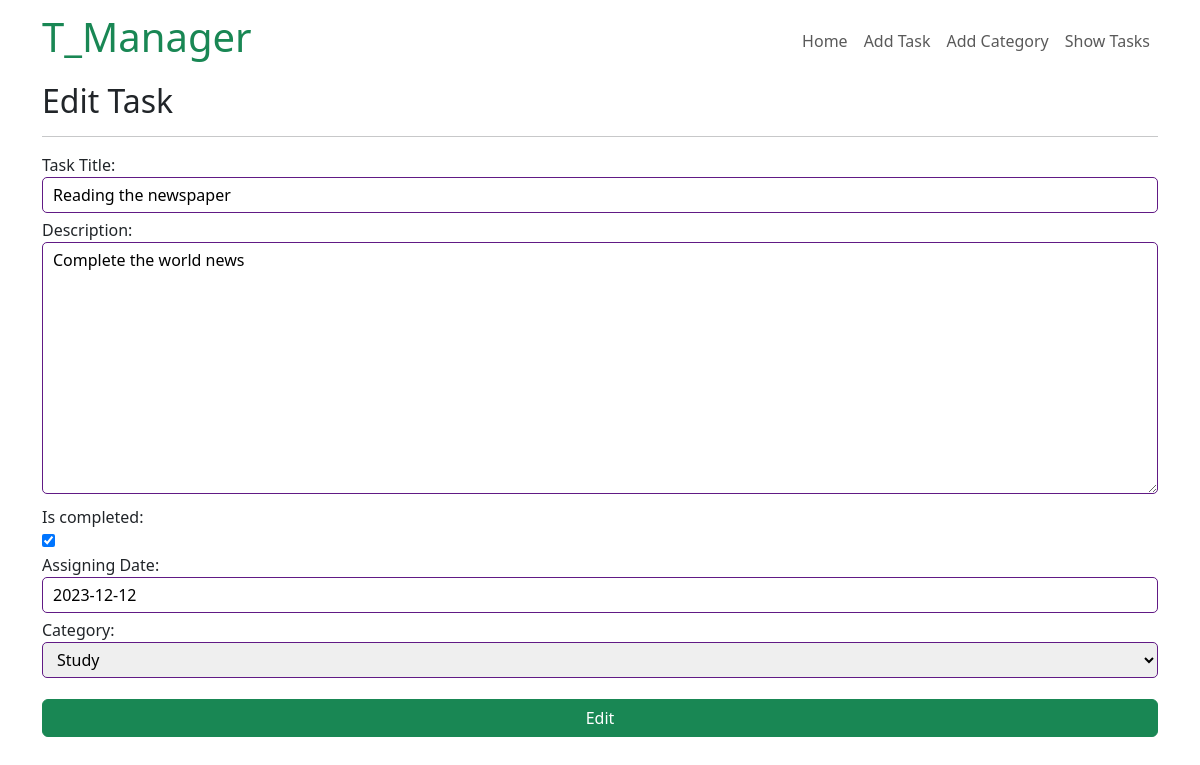
Screenshot of /task/edit/1 with the database file from the repository.
### Task/models.py (models this page shows, shortened)
class TaskModel(models.Model):
    taskTitle = models.CharField(max_length=50, verbose_name='Task Title')
    taskDescription = models.TextField(verbose_name='Description')
    is_completed = models.BooleanField(default=False)
    TaskAssignDate = models.DateField(default=date.today, verbose_name='Assigning Date')
    category = models.ForeignKey(Category, on_delete=models.CASCADE)

### Task/views.py (the view)
# urls.py: path('edit/<int:id>', edit_task, name='edit-task'),
def edit_task(request, id):
    task = TaskModel.objects.get(pk=id)
    if request.method == 'POST':
        form = Task_Form(request.POST, instance=task)
        if form.is_valid():
            form.save()
            return redirect('taskmenu')
    else:
        form = Task_Form(instance=task)
    return render(request, 'task/edit-task.html', {'form': form})

### Task/forms.py
class Task_Form(forms.ModelForm):
    class Meta:
        model = TaskModel
        fields = '__all__'

### Category/models.py (called while the page is built)
    def __str__(self):
        return self.categoryName

### Task/templates/task/edit-task.html (shortened to what this page needs)
{% extends 'base.html' %}
{% block contents %}
<h2>Edit Task</h2>
<hr>
<form method="POST">
    {{form}}
    <button class="btn btn-success mt-3 w-100">Edit</button>
</form>
{% endblock %}

### templates/base.html (style rules this page uses)
label { display: block; }
input[type='text'], input[type='date'], input[type='number'], input[type='email'], textarea, select { width: 100%; border-radius: 5px; padding: 5px 10px; border: 1px solid rgb(97, 26, 133); margin-bottom: 5px; }

### rows the page displays
TaskModel: taskTitle "Reading the newspaper", taskDescription "Complete the world news", is_completed "☑", TaskAssignDate "2023-12-12", category "Study"
